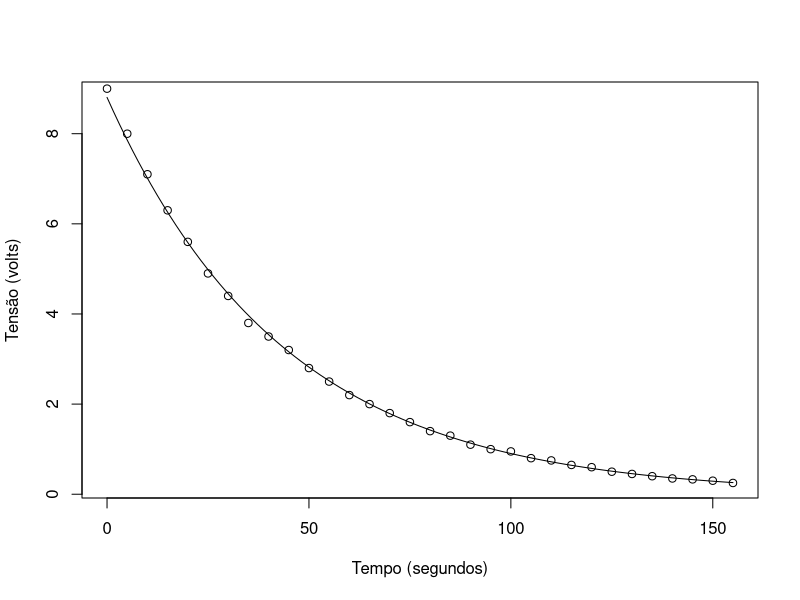

Here is the R script that generated this plot:
dataframe = read.table("dadoscap.txt", skip=1, header=FALSE)
curve(8.805545*exp(-0.022771*x), from=0, to=155, xlab="Tempo (segundos)", ylab="Tensão (volts)")
points(dataframe)